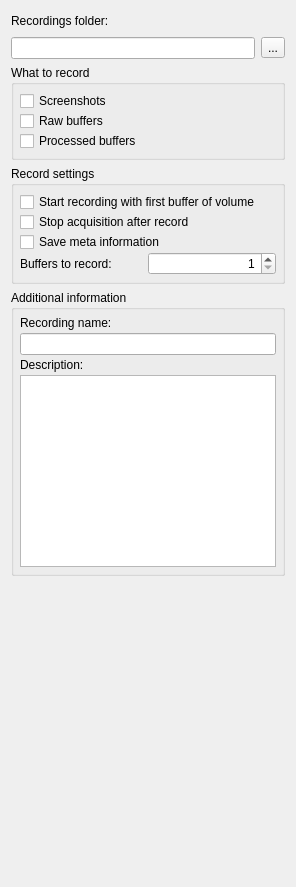
         <widget class="QWidget" name="tab_3">
          <attribute name="title">
           <string>录制</string>
          </attribute>
          <layout class="QVBoxLayout" name="verticalLayout_16">
           <item>
            <layout class="QVBoxLayout" name="verticalLayout_2">
             <item>
              <layout class="QHBoxLayout" name="horizontalLayout_3">
               <item>
                <widget class="QLabel" name="label">
                 <property name="text">
                  <string>Recordings folder:</string>
                 </property>
                </widget>
               </item>
               <item>
                <spacer name="horizontalSpacer_2">
                 <property name="orientation">
                  <enum>Qt::Horizontal</enum>
                 </property>
                 <property name="sizeHint" stdset="0">
                  <size>
                   <width>40</width>
                   <height>20</height>
                  </size>
                 </property>
                </spacer>
               </item>
              </layout>
             </item>
             <item>
              <layout class="QHBoxLayout" name="horizontalLayout_2">
               <item>
                <widget class="QLineEdit" name="lineEdit_saveFolder">
                 <property name="readOnly">
                  <bool>false</bool>
                 </property>
                 <property name="cursorMoveStyle">
                  <enum>Qt::VisualMoveStyle</enum>
                 </property>
                 <property name="clearButtonEnabled">
                  <bool>false</bool>
                 </property>
                </widget>
               </item>
               <item>
                <widget class="QToolButton" name="toolButton_recPath">
                 <property name="text">
                  <string>...</string>
                 </property>
                </widget>
               </item>
              </layout>
             </item>
            </layout>
           </item>
           <item>
            <widget class="QGroupBox" name="groupBox">
             <property name="title">
              <string>What to record</string>
             </property>
             <layout class="QVBoxLayout" name="verticalLayout_3">
              <property name="spacing">
               <number>0</number>
              </property>
              <property name="leftMargin">
               <number>6</number>
              </property>
              <property name="topMargin">
               <number>6</number>
              </property>
              <property name="rightMargin">
               <number>6</number>
              </property>
              <property name="bottomMargin">
               <number>6</number>
              </property>
              <item>
               <widget class="QCheckBox" name="checkBox_recordScreenshots">
                <property name="text">
                 <string>Screenshots</string>
                </property>
               </widget>
              </item>
              <item>
               <widget class="QCheckBox" name="checkBox_recordRawBuffers">
                <property name="text">
                 <string>Raw buffers</string>
                </property>
               </widget>
              </item>
              <item>
               <widget class="QCheckBox" name="checkBox_recordProcessedBuffers">
                <property name="text">
                 <string>Processed buffers</string>
                </property>
               </widget>
              </item>
             </layout>
            </widget>
           </item>
           <item>
            <widget class="QGroupBox" name="groupBox_2">
             <property name="title">
              <string>Record settings</string>
             </property>
             <layout class="QVBoxLayout" name="verticalLayout_4">
              <property name="spacing">
               <number>0</number>
              </property>
              <property name="leftMargin">
               <number>6</number>
              </property>
              <property name="topMargin">
               <number>6</number>
              </property>
              <property name="rightMargin">
               <number>6</number>
              </property>
              <property name="bottomMargin">
               <number>6</number>
              </property>
              <item>
               <widget class="QCheckBox" name="checkBox_startWithFirstBuffer">
                <property name="text">
                 <string>Start recording with first buffer of volume</string>
                </property>
               </widget>
              </item>
              <item>
               <widget class="QCheckBox" name="checkBox_stopAfterRec">
                <property name="text">
                 <string>Stop acquisition after record</string>
                </property>
               </widget>
              </item>
              <item>
               <widget class="QCheckBox" name="checkBox_meta">
                <property name="text">
                 <string>Save meta information</string>
                </property>
               </widget>
              </item>
              <item>
               <layout class="QHBoxLayout" name="horizontalLayout_4">
                <item>
                 <widget class="QLabel" name="label_2">
                  <property name="text">
                   <string>Buffers to record:</string>
                  </property>
                 </widget>
                </item>
                <item>
                 <widget class="QSpinBox" name="spinBox_volumes">
                  <property name="styleSheet">
                   <string notr="true"/>
                  </property>
                  <property name="alignment">
                   <set>Qt::AlignRight|Qt::AlignTrailing|Qt::AlignVCenter</set>
                  </property>
                  <property name="minimum">
                   <number>1</number>
                  </property>
                  <property name="maximum">
                   <number>9999</number>
                  </property>
                 </widget>
                </item>
               </layout>
              </item>
             </layout>
            </widget>
           </item>
           <item>
            <widget class="QGroupBox" name="groupBox_6">
             <property name="title">
              <string>Additional information</string>
             </property>
             <layout class="QVBoxLayout" name="verticalLayout_15">
              <property name="spacing">
               <number>3</number>
              </property>
              <property name="leftMargin">
               <number>6</number>
              </property>
              <property name="topMargin">
               <number>6</number>
              </property>
              <property name="rightMargin">
               <number>6</number>
              </property>
              <property name="bottomMargin">
               <number>6</number>
              </property>
              <item>
               <layout class="QVBoxLayout" name="verticalLayout_14">
                <item>
                 <widget class="QLabel" name="label_20">
                  <property name="text">
                   <string>Recording name:</string>
                  </property>
                 </widget>
                </item>
                <item>
                 <widget class="QLineEdit" name="lineEdit_recName"/>
                </item>
               </layout>
              </item>
              <item>
               <layout class="QVBoxLayout" name="verticalLayout_5">
                <item>
                 <widget class="QLabel" name="label_21">
                  <property name="text">
                   <string>Description:</string>
                  </property>
                 </widget>
                </item>
                <item>
                 <widget class="QPlainTextEdit" name="plainTextEdit_description"/>
                </item>
               </layout>
              </item>
             </layout>
            </widget>
           </item>
           <item>
            <spacer name="verticalSpacer">
             <property name="orientation">
              <enum>Qt::Vertical</enum>
             </property>
             <property name="sizeHint" stdset="0">
              <size>
               <width>20</width>
               <height>300</height>
              </size>
             </property>
            </spacer>
           </item>
          </layout>
         </widget>
